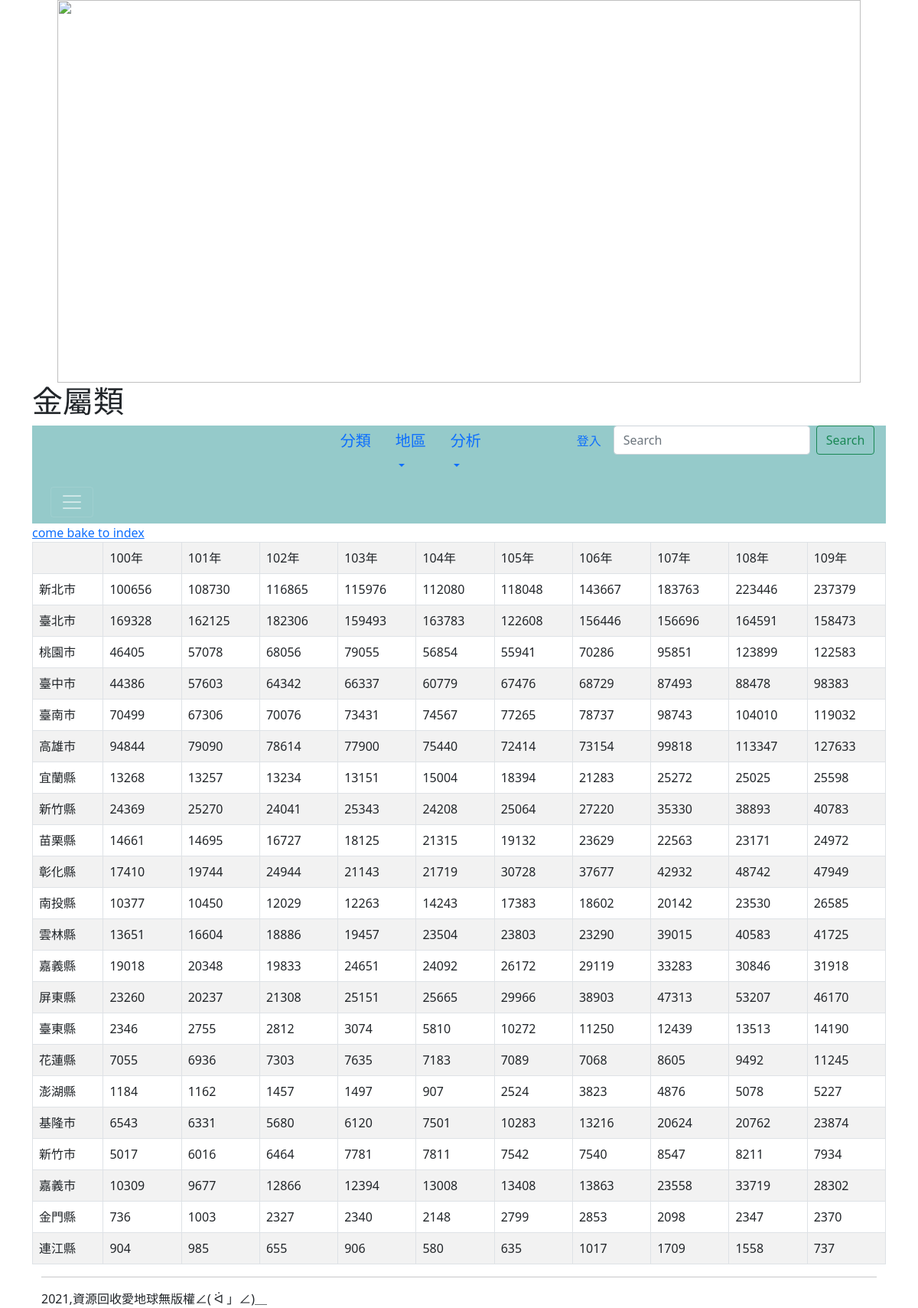
Screenshot of /metal/ with the database file from the repository.
### mysite/models.py (models this page shows, shortened)
class Metal(models.Model):
	地區 = models.CharField(max_length=200)
	民國100年 = models.PositiveIntegerField(default=0)
	民國101年 = models.PositiveIntegerField(default=0)
	民國102年 = models.PositiveIntegerField(default=0)
	民國103年 = models.PositiveIntegerField(default=0)
	民國104年 = models.PositiveIntegerField(default=0)
	民國105年 = models.PositiveIntegerField(default=0)
	民國106年 = models.PositiveIntegerField(default=0)
	民國107年 = models.PositiveIntegerField(default=0)
	民國108年 = models.PositiveIntegerField(default=0)
	民國109年 = models.PositiveIntegerField(default=0)

### mysite/views.py (the view)
# urls.py: path('metal/',metal),
def metal(request):
	metals=Metal.objects.all()
	return render(request, "metal.html", locals())

### templates/metal.html (shortened to what this page needs)
{% extends "base.html" %}
{% block headmessage %} <h1>金屬類</h1> {% endblock %}
{% block content %}
<a href="/">come bake to index</a><br>
<table class='table table-striped table-bordered'>
	<tr>
		<td>     </td>
		<td>100年</td>
		<td>101年</td>
		<td>102年</td>
		<td>103年</td>
		<td>104年</td>
		<td>105年</td>
		<td>106年</td>
		<td>107年</td>
		<td>108年</td>
		<td>109年</td>
	</tr>
	{% for metal in metals %}
	<tr>
		<td>{{ metal.地區 }}</td>
		<td>{{ metal.民國100年 }}</td>
		<td>{{ metal.民國101年 }}</td>
		<td>{{ metal.民國102年 }}</td>
		<td>{{ metal.民國103年 }}</td>
		<td>{{ metal.民國104年 }}</td>
		<td>{{ metal.民國105年 }}</td>
		<td>{{ metal.民國106年 }}</td>
		<td>{{ metal.民國107年 }}</td>
		<td>{{ metal.民國108年 }}</td>
		<td>{{ metal.民國109年 }}</td>
	</tr>
	{% endfor %}
</table>
{% endblock %}

### rows the page displays
Metal: 地區 "新北市", 民國100年 "100656", 民國101年 "108730", 民國102年 "116865", 民國103年 "115976", 民國104年 "112080", 民國105年 "118048", 民國106年 "143667", 民國107年 "183763", 民國108年 "223446", 民國109年 "237379"
Metal: 地區 "臺北市", 民國100年 "169328", 民國101年 "162125", 民國102年 "182306", 民國103年 "159493", 民國104年 "163783", 民國105年 "122608", 民國106年 "156446", 民國107年 "156696", 民國108年 "164591", 民國109年 "158473"
Metal: 地區 "桃園市", 民國100年 "46405", 民國101年 "57078", 民國102年 "68056", 民國103年 "79055", 民國104年 "56854", 民國105年 "55941", 民國106年 "70286", 民國107年 "95851", 民國108年 "123899", 民國109年 "122583"
Metal: 地區 "臺中市", 民國100年 "44386", 民國101年 "57603", 民國102年 "64342", 民國103年 "66337", 民國104年 "60779", 民國105年 "67476", 民國106年 "68729", 民國107年 "87493", 民國108年 "88478", 民國109年 "98383"
Metal: 地區 "臺南市", 民國100年 "70499", 民國101年 "67306", 民國102年 "70076", 民國103年 "73431", 民國104年 "74567", 民國105年 "77265", 民國106年 "78737", 民國107年 "98743", 民國108年 "104010", 民國109年 "119032"
Metal: 地區 "高雄市", 民國100年 "94844", 民國101年 "79090", 民國102年 "78614", 民國103年 "77900", 民國104年 "75440", 民國105年 "72414", 民國106年 "73154", 民國107年 "99818", 民國108年 "113347", 民國109年 "127633"
Metal: 地區 "宜蘭縣", 民國100年 "13268", 民國101年 "13257", 民國102年 "13234", 民國103年 "13151", 民國104年 "15004", 民國105年 "18394", 民國106年 "21283", 民國107年 "25272", 民國108年 "25025", 民國109年 "25598"
Metal: 地區 "新竹縣", 民國100年 "24369", 民國101年 "25270", 民國102年 "24041", 民國103年 "25343", 民國104年 "24208", 民國105年 "25064", 民國106年 "27220", 民國107年 "35330", 民國108年 "38893", 民國109年 "40783"
Metal: 地區 "苗栗縣", 民國100年 "14661", 民國101年 "14695", 民國102年 "16727", 民國103年 "18125", 民國104年 "21315", 民國105年 "19132", 民國106年 "23629", 民國107年 "22563", 民國108年 "23171", 民國109年 "24972"
Metal: 地區 "彰化縣", 民國100年 "17410", 民國101年 "19744", 民國102年 "24944", 民國103年 "21143", 民國104年 "21719", 民國105年 "30728", 民國106年 "37677", 民國107年 "42932", 民國108年 "48742", 民國109年 "47949"
Metal: 地區 "南投縣", 民國100年 "10377", 民國101年 "10450", 民國102年 "12029", 民國103年 "12263", 民國104年 "14243", 民國105年 "17383", 民國106年 "18602", 民國107年 "20142", 民國108年 "23530", 民國109年 "26585"
Metal: 地區 "雲林縣", 民國100年 "13651", 民國101年 "16604", 民國102年 "18886", 民國103年 "19457", 民國104年 "23504", 民國105年 "23803", 民國106年 "23290", 民國107年 "39015", 民國108年 "40583", 民國109年 "41725"
Metal: 地區 "嘉義縣", 民國100年 "19018", 民國101年 "20348", 民國102年 "19833", 民國103年 "24651", 民國104年 "24092", 民國105年 "26172", 民國106年 "29119", 民國107年 "33283", 民國108年 "30846", 民國109年 "31918"
Metal: 地區 "屏東縣", 民國100年 "23260", 民國101年 "20237", 民國102年 "21308", 民國103年 "25151", 民國104年 "25665", 民國105年 "29966", 民國106年 "38903", 民國107年 "47313", 民國108年 "53207", 民國109年 "46170"
Metal: 地區 "臺東縣", 民國100年 "2346", 民國101年 "2755", 民國102年 "2812", 民國103年 "3074", 民國104年 "5810", 民國105年 "10272", 民國106年 "11250", 民國107年 "12439", 民國108年 "13513", 民國109年 "14190"
Metal: 地區 "花蓮縣", 民國100年 "7055", 民國101年 "6936", 民國102年 "7303", 民國103年 "7635", 民國104年 "7183", 民國105年 "7089", 民國106年 "7068", 民國107年 "8605", 民國108年 "9492", 民國109年 "11245"
Metal: 地區 "澎湖縣", 民國100年 "1184", 民國101年 "1162", 民國102年 "1457", 民國103年 "1497", 民國104年 "907", 民國105年 "2524", 民國106年 "3823", 民國107年 "4876", 民國108年 "5078", 民國109年 "5227"
Metal: 地區 "基隆市", 民國100年 "6543", 民國101年 "6331", 民國102年 "5680", 民國103年 "6120", 民國104年 "7501", 民國105年 "10283", 民國106年 "13216", 民國107年 "20624", 民國108年 "20762", 民國109年 "23874"
Metal: 地區 "新竹市", 民國100年 "5017", 民國101年 "6016", 民國102年 "6464", 民國103年 "7781", 民國104年 "7811", 民國105年 "7542", 民國106年 "7540", 民國107年 "8547", 民國108年 "8211", 民國109年 "7934"
Metal: 地區 "嘉義市", 民國100年 "10309", 民國101年 "9677", 民國102年 "12866", 民國103年 "12394", 民國104年 "13008", 民國105年 "13408", 民國106年 "13863", 民國107年 "23558", 民國108年 "33719", 民國109年 "28302"
Metal: 地區 "金門縣", 民國100年 "736", 民國101年 "1003", 民國102年 "2327", 民國103年 "2340", 民國104年 "2148", 民國105年 "2799", 民國106年 "2853", 民國107年 "2098", 民國108年 "2347", 民國109年 "2370"
Metal: 地區 "連江縣", 民國100年 "904", 民國101年 "985", 民國102年 "655", 民國103年 "906", 民國104年 "580", 民國105年 "635", 民國106年 "1017", 民國107年 "1709", 民國108年 "1558", 民國109年 "737"
